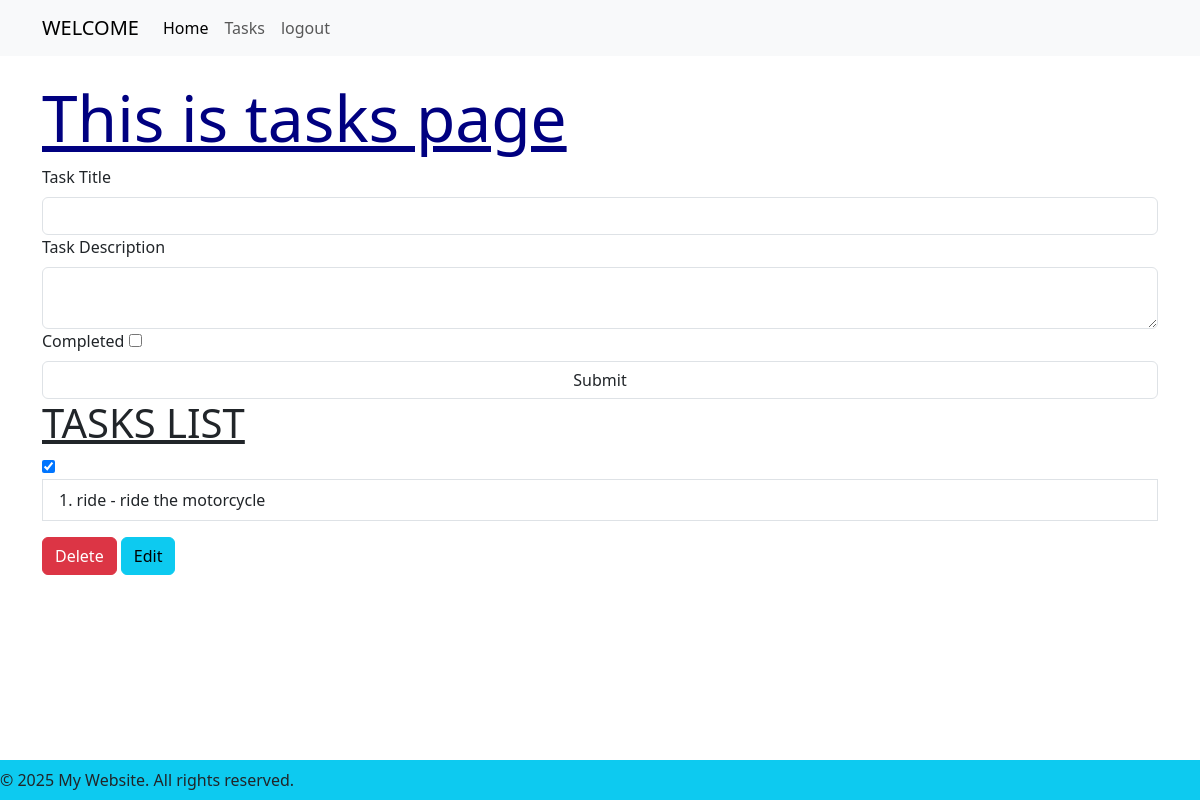
The page /tasks (signed in) on the database its author committed.
### app/models.py (models this page shows, shortened)
class Task(db.Model):
    id = db.Column(db.Integer, primary_key=True)
    description = db.Column(db.Text, nullable=False)
    title = db.Column(db.String(20), nullable=False)
    completed = db.Column(db.Boolean, default=False)
    user_id = db.Column(db.Integer, db.ForeignKey('user.id'), nullable=False)

### app/routes.py (the view, shortened to what this page needs)
@app.route('/tasks',methods=['GET','POST'])
@login_required
def tasks():
    form = Taskform()
    tasks = Task.query.filter_by(user_id=current_user.id).all()
    return render_template('tasks.html', title='Tasks',form=form,tasks=tasks)

### app/forms.py
class Taskform(FlaskForm):
    title = StringField('Task Title', validators=[DataRequired()])
    description = TextAreaField('Task Description', validators=[DataRequired()])
    completed = BooleanField('Completed')
    submit = SubmitField('Submit')

### app/models.py (called while the page is built)
@login_manager.user_loader
def load_user(user_id):
    return User.query.get(user_id)

### app/templates/tasks.html (shortened to what this page needs)
{% extends "base.html" %}
{% block content %}
<h1 style="color: navy;font-size: 4em;text-decoration: underline;">{% if edit_mode %} Edit Task {% else %}This is tasks page {% endif %}</h1>
<form action="{% if edit_mode %} {{ url_for('edit_task', task_id=request.view_args.task_id) }}{% else %} {{ url_for('tasks') }} {% endif %}" method="post">
    {{ form.title.label(class="form-label") }}
    {{ form.title(size=20, class_="form-control w-100") }}
    {{ form.description.label(class="form-label") }}
    {{ form.description(class_="form-control w-100") }}
    {{ form.completed.label(class="form-label")}}
    {{ form.completed }}
    {{ form.submit(class_="btn-primary form-control w-100") }}
</form>
<h1  style="text-decoration: underline; ">TASKS LIST</h1>
<div  class="list-group">
    {% for task in tasks|reverse %}
    <form action="{{ url_for('toggle_task', task_id=task.id) }}" method="post" style="display: inline-block;">
    <input type="checkbox"
    {% if task.completed %} checked
    {% endif %}
    onchange="this.form.submit()"
id="tasks-{{ task.id }}">
</form>
<p class="list-group-item">{{ loop.index }}. {{ task.title }}  -  {{ task.description }}</p>
<form action="{{ url_for('delete_task', task_id=task.id) }}" method="post" onsubmit="return confirm('Are you sure you want to delete this task?');">
    <button type="submit" class="btn btn-danger btn-xx-lg">Delete</button>
    <a href="{{ url_for('edit_task', task_id=task.id) }}" class="btn btn-info btn-xx-lg">Edit</a>
</form>
    {% endfor %}
</div>
{% endblock %}

### rows shown on the page
Task: completed "☑", title "ride", description "ride the motorcycle"
